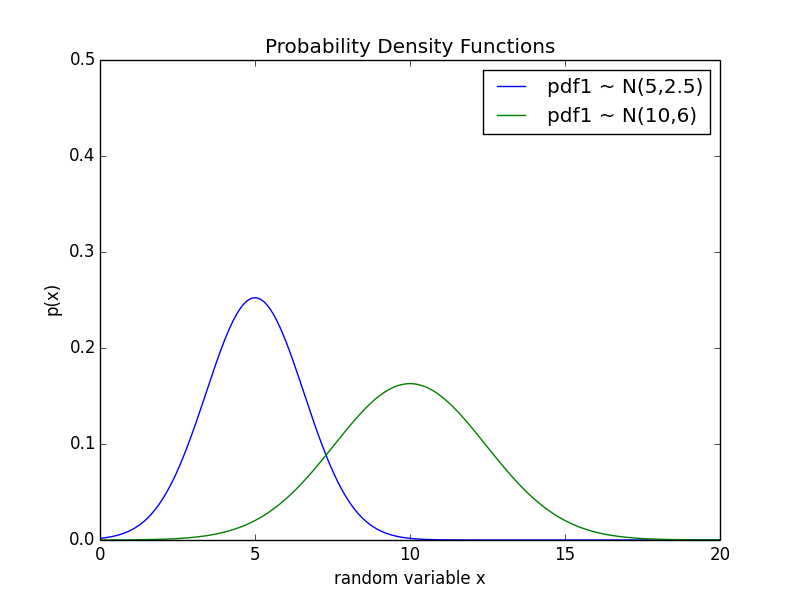

Write Python code to recreate this figure.
# Sebastian Raschka, 2014
# Plotting Probability Density Functions

import numpy as np
from matplotlib import pyplot as plt
import math

def pdf(x, mu=0, sigma=1):
    """Calculates the normal distribution's probability density 
        function (PDF).  
        
    """
    term1 = 1.0 / ( math.sqrt(2*np.pi) * sigma )
    term2 = np.exp( -0.5 * ( (x-mu)/sigma )**2 )
    return term1 * term2


x = np.arange(0, 100, 0.05)

pdf1 = pdf(x, mu=5, sigma=2.5**0.5)
pdf2 = pdf(x, mu=10, sigma=6**0.5)

plt.plot(x, pdf1)
plt.plot(x, pdf2)
plt.title('Probability Density Functions')
plt.ylabel('p(x)')
plt.xlabel('random variable x')
plt.legend(['pdf1 ~ N(5,2.5)', 'pdf2 ~ N(10,6)'], loc='upper right')
plt.ylim([0,0.5])
plt.xlim([0,20])

plt.savefig('./probability_density_func.png')
